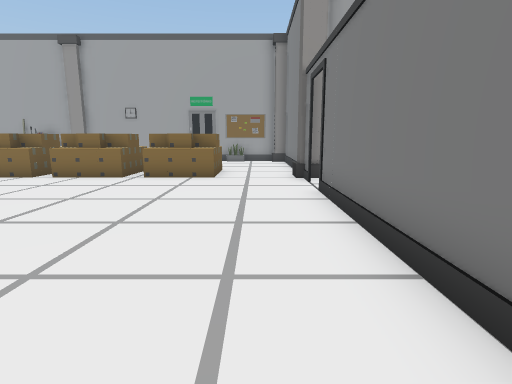
[1] (above)

16 first-person views from a walk through a scene from a Unity 3-D project. The camera is 1.2 m above the floor, tilts 10° down and sees 80° across. Doors are open. The floor is counted in squares, 1 m on a side. Each view is taken from the middle of a square. On the plan, view 1 faces up. The plan holds only what a view shows up to about 13 squares ahead; the rest is blank. The place goes on beyond the plan. Some animated figures are left out.

[2]
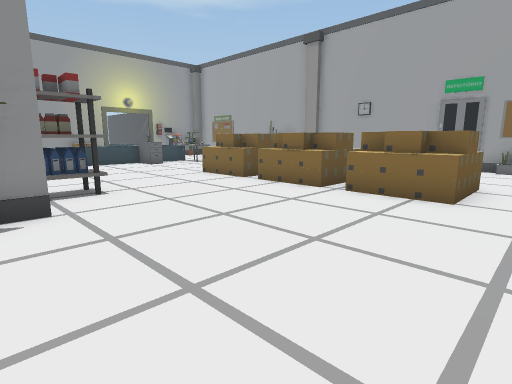

[3]
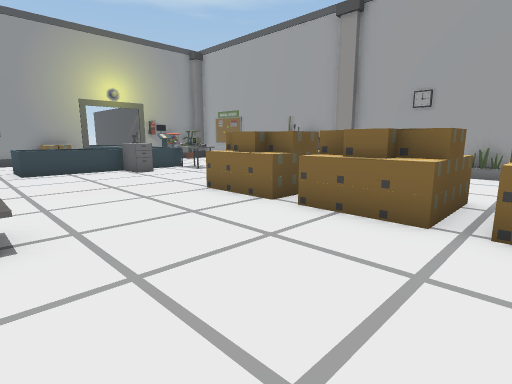

[4]
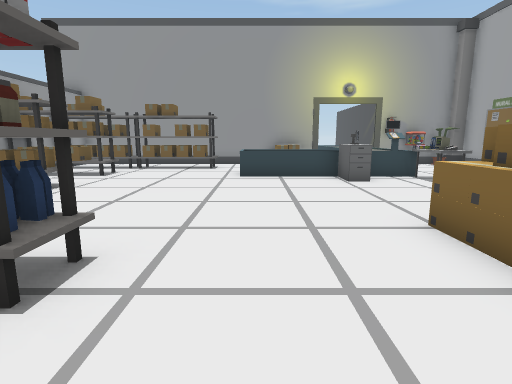

[5]
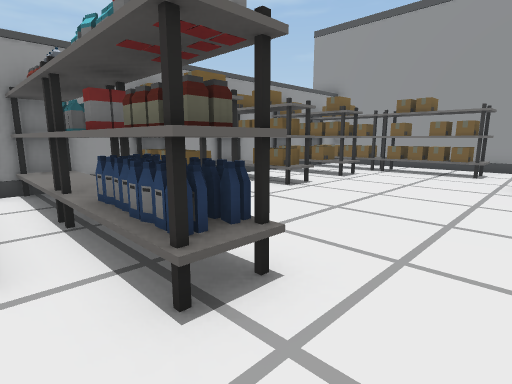

[6]
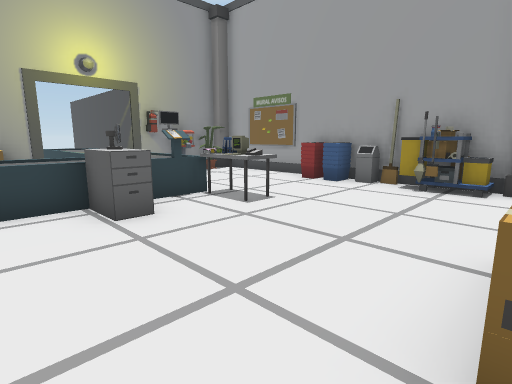

[7]
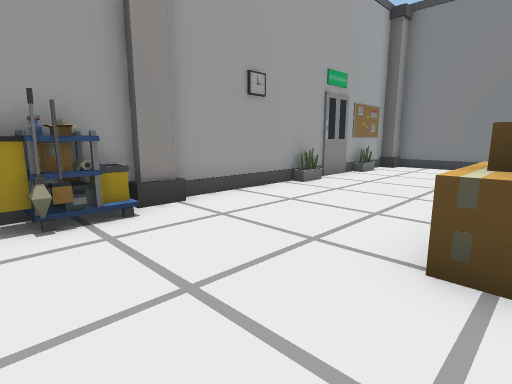

[8]
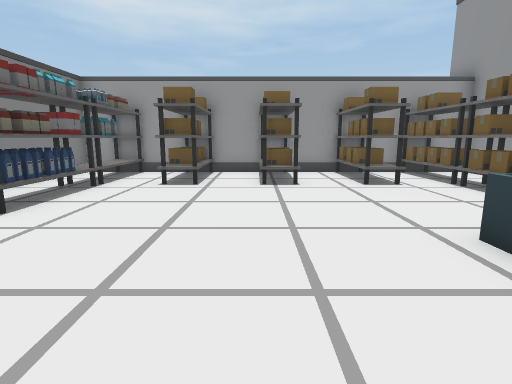

[9]
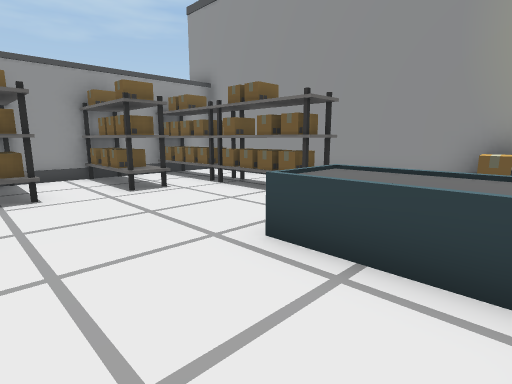

[10]
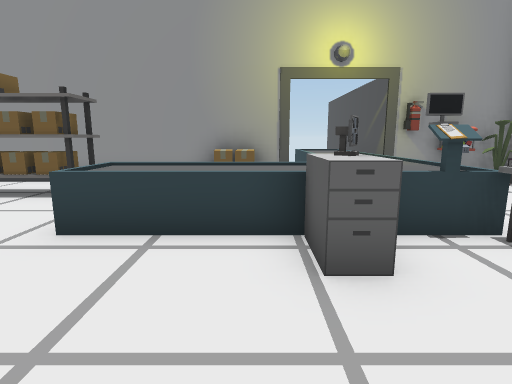

[11]
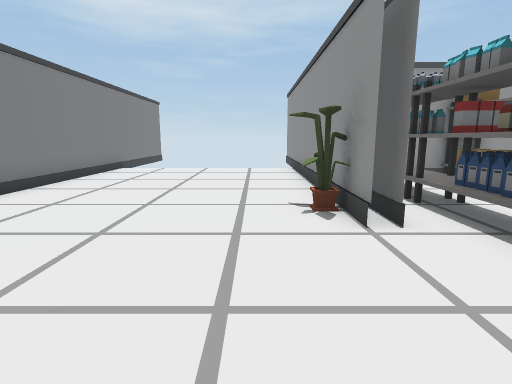

[12]
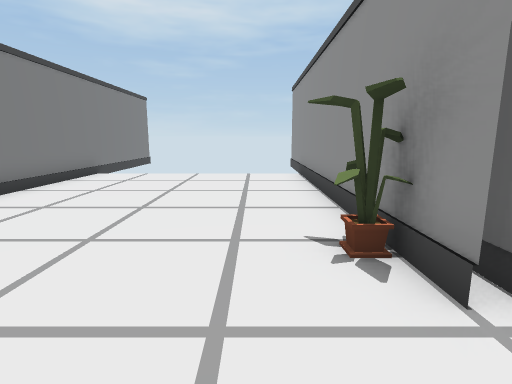

[13]
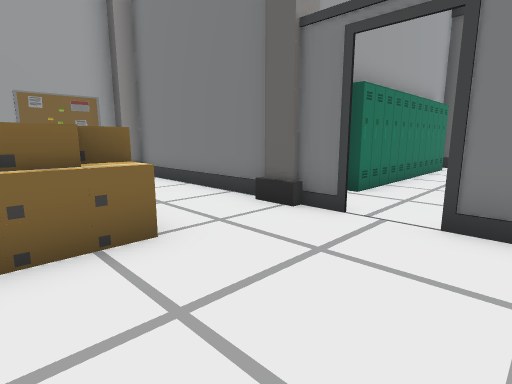

[14]
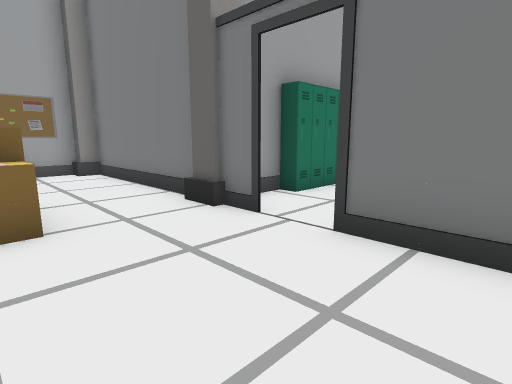

[15]
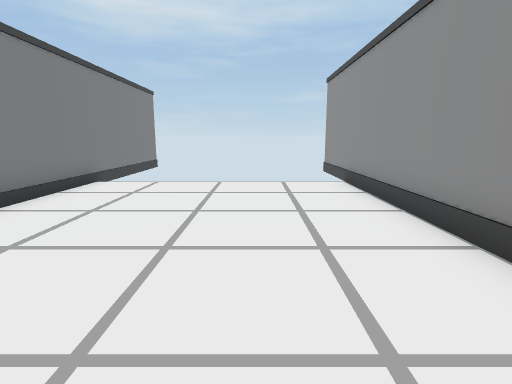

[16]
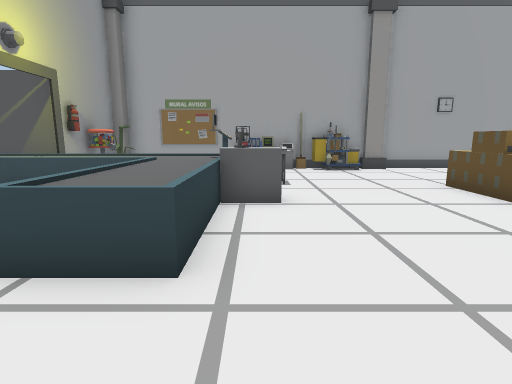

### Floor plan
Key: @ floor where view 1 was taken; # wall or solid block; x gap in a wall; . floor; D open door; = window, fence, low wall or low ledge; ^ raised ledge; P pillar; L plant; S shelf; C cart; E desk; A cabinet; F fire extinguisher; K locker; O other object.
Columns run from 20 left of view 1 to 10 right of it. Each row starts with its distance up from view 1.
 17 PP########PP#########P
 16 PL.OO=##CCCP...L...L.P#
 15 #.....................#
 14 #^....................#
 13 #F  ..................#
 12 #^^^^xEE....^.^^. ^...#
 11 #^^^^^.....^^^  ^  ^..#
 10 #   ^AA....^^^^^^^^^.PP#K KK
  9 #O  ^^...............#D.KKKKKKK
  8 #O  ^^................D.....
  7 #.  ^^...............#D.
  6 #....................#D
  5 #.SS........SS........#
  4 #.S#........SS#.......#
  3 #.#S........SS#L......#
  2 #.SSSS.SS.#.SS#.......#
  1 #.SSS#.#S.S.SS#.......#
  0 #.##SS.SS.S.SS#.....@.#
 -1 ###############.......#
 -2               #.......#
 -3               #.......#
 -4               #.......#
 -5               #       #

Where each view was taken, in squares from view 1:
view 1: 0 up, 0 right, facing up
view 2: 3 up, 0 right, facing up-left
view 3: 5 up, 3 left, facing up-left
view 4: 7 up, 5 left, facing left
view 5: 7 up, 6 left, facing down-left
view 6: 8 up, 9 left, facing up-left
view 7: 11 up, 12 left, facing up-right
view 8: 10 up, 12 left, facing down
view 9: 9 up, 12 left, facing down-left
view 10: 9 up, 11 left, facing left
view 11: 8 up, 4 left, facing down
view 12: 6 up, 4 left, facing down
view 13: 6 up, 3 left, facing up-right
view 14: 5 up, 2 left, facing up-right
view 15: 4 up, 3 left, facing down
view 16: 4 up, 14 left, facing up
